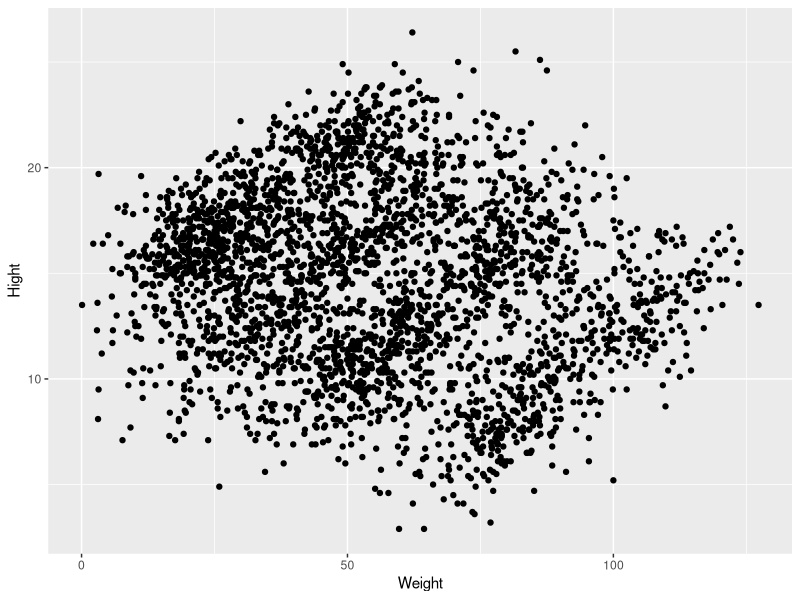
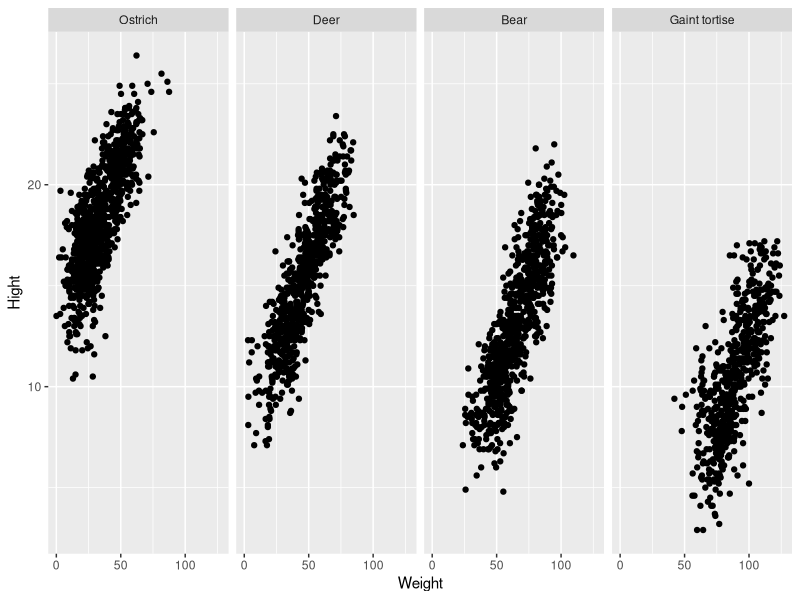
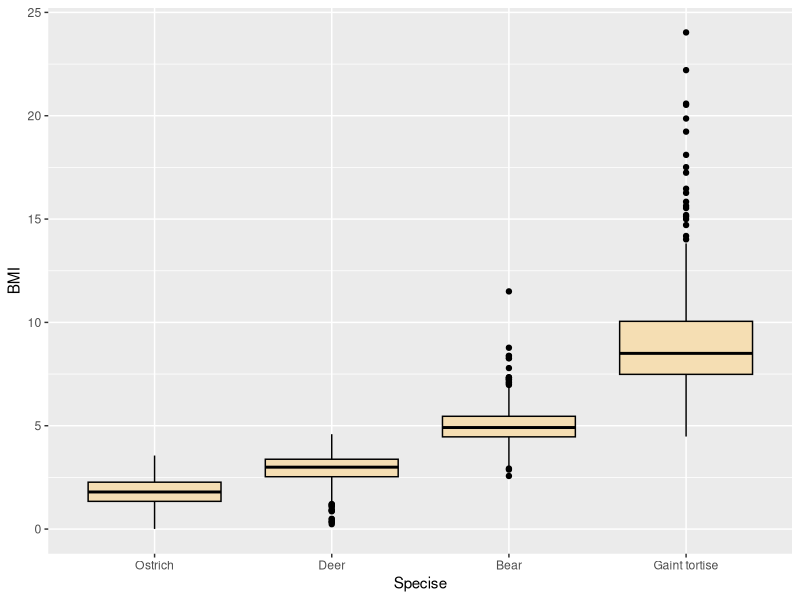

Write the R code that produced these figures, in order.
library(tidyverse)
animals <- read.csv("Animals.csv")  

animals <- rename(animals,Weight = "x",Hight = "y", Specise = "z")
#rename the variation

animals$Specise <- factor(animals$Specise, levels = c("a","b","c","d"),
                          labels = c("Ostrich","Deer","Bear","Gaint tortise"))
#rename the a,b,c,d to ostrich, deer, bear, gaint tortise

animals <- mutate(animals,BMI = animals$Weight/animals$Hight) 
#add another colume BMI = Weight/Hight

ggplot(animals, aes(x=Weight,y=Hight))+
  geom_point()
#polt the picture about weight and hight. I cannot find obverse relationship between weight and hight

ggplot(animals, aes(x= Weight,y = Hight))+
  geom_point()+
  facet_grid(~Specise)

ggplot(animals,aes(x = Specise,y = BMI))+
  geom_boxplot(fill = 'wheat',color = 'black')
